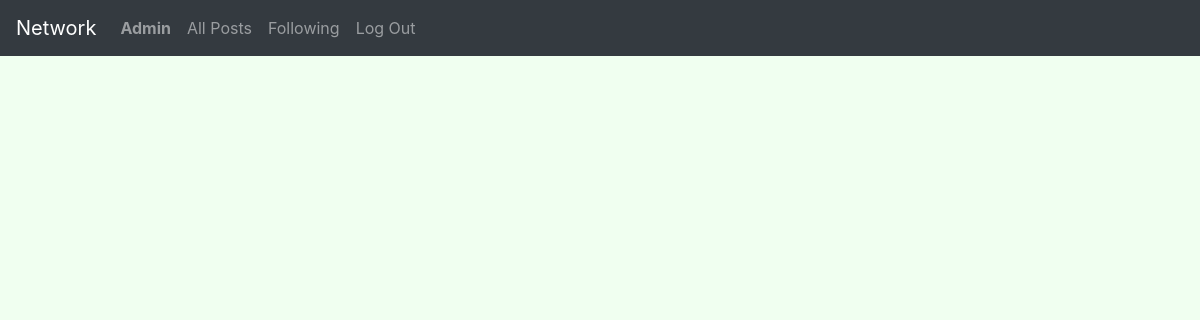
The app's page /following (signed in), older data.
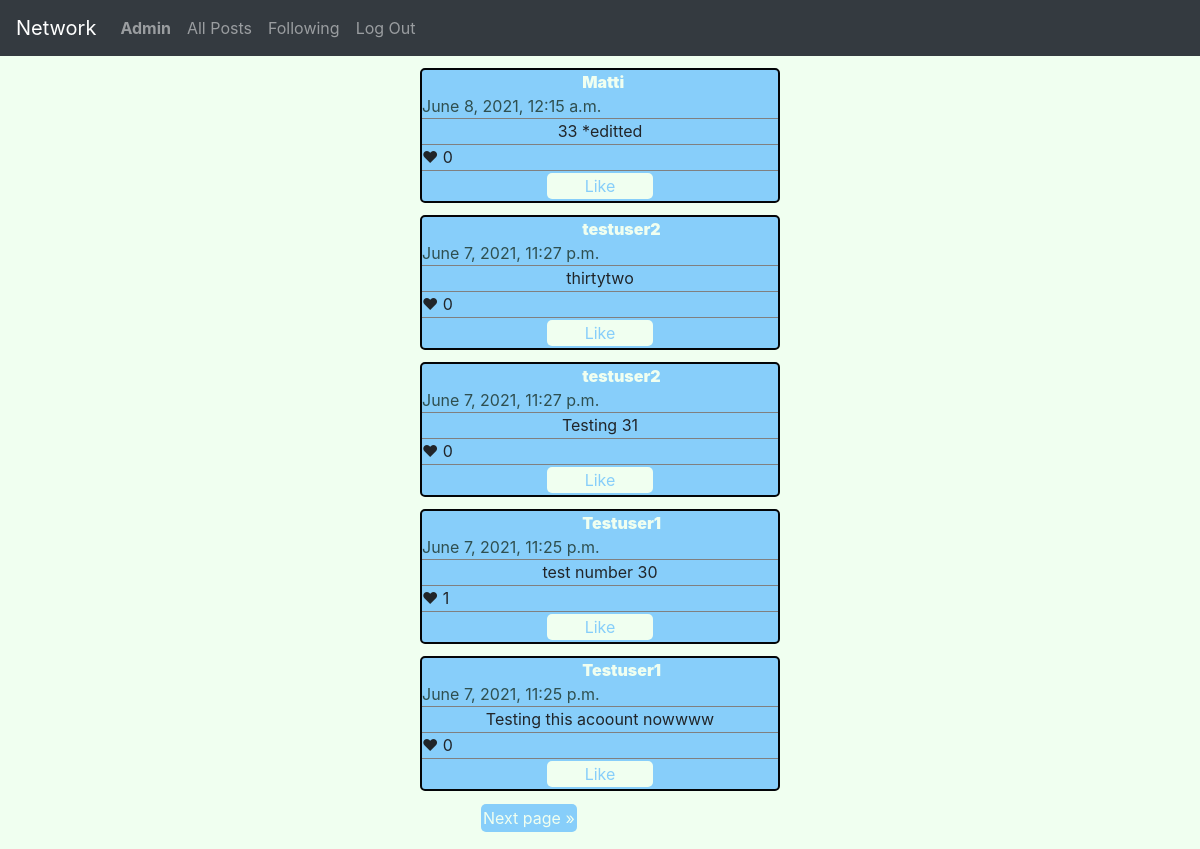
The same page, newer data.
### network/models.py (models this page shows, shortened)
class User(AbstractUser):
    def __str__(self):
        return self.username

class Post(models.Model):
    content = models.CharField(max_length=500)
    user = models.ForeignKey(User, on_delete=models.CASCADE)
    reactions = models.ManyToManyField(Reaction, blank=True)
    timestamp = models.DateTimeField(auto_now_add=True)
    likecount = models.IntegerField(default=0)

### network/views.py (the view)
# urls.py: path("following", views.followedposts, name="following")
@login_required
def followedposts(request):
    userLikes = Like.objects.filter(user=request.user)
    likedposts = []
    for like in userLikes:
        likedposts.append(like.post.id)
    followedAccounts = Follow.objects.filter(followingUser=request.user).values("followedUser")
    posts = Post.objects.filter(user__in=followedAccounts).order_by('-timestamp')
    p = Paginator(posts, paginationamount)
    page_number = request.GET.get('page')
    page_obj = p.get_page(page_number)
    return render(request, "network/index.html", {
        "page_obj" : page_obj, "likedposts" : likedposts
    })

### network/templates/network/index.html (shortened to what this page needs)
{% extends "network/layout.html" %}
{% load static %}
{% block body %}
    {% for post in page_obj %}
    <div class="post">
        <div class='namebar'>
            <div class="name"><strong><a href="/profile/{{post.user.id}}">{{post.user}}</a></strong></div>
        </div>
        <div class="time">{{post.timestamp}}</div>
        <div class="content">
            <div class="textcontent" id="content{{post.id}}">{{post.content}}</div>
        </div>
        <div class="likes" id="likes{{post.id}}" data-value={{post.likecount}}>
            &#x2764; {{post.likecount}}
        </div>
        <div class="likebar">
            <button class='like' value={{post.id}}>
                {% if post.id in likedposts %}
                <div style=color:red>Unlike</div>
                {% else %}
                Like
                {% endif %}
            </button>
        </div>
    </div>
    {% endfor %}
    <nav >
        <ul class="pagination">
            {% if page_obj.has_next %}
                <li class="page-item">
                    <a  href="?page={{ page_obj.next_page_number }}" aria-label="Next">Next page
                    <span aria-hidden="true">&raquo;</span>
                    </a>
                </li>
            {% endif %}
        </ul>
      </nav>
{% endblock %}

### network/templates/network/layout.html (shortened to what this page needs)
{% load static %}
<!DOCTYPE html>
<html lang="en">
    <head>
        <link rel="stylesheet" href="https://stackpath.bootstrapcdn.com/bootstrap/4.4.1/css/bootstrap.min.css">
        <link href="{% static 'network/styles.css' %}" rel="stylesheet">
    </head>
    <body>
        <nav class="navbar navbar-expand-lg navbar-dark bg-dark">
            <a class="navbar-brand" href="#">Network</a>
            <div>
              <ul class="navbar-nav mr-auto">
                {% if user.is_authenticated %}
                    <li class="nav-item">
                        <a class="nav-link" href="/profile/{{user.id}}"><strong>{{ user.username }}</strong></a>
                    </li>
                {% endif %}
                <li class="nav-item">
                  <a class="nav-link" href="{% url 'index' %}">All Posts</a>
                </li>
                {% if user.is_authenticated %}
                    <li class="nav-item">
                        <a class="nav-link" href="{% url 'following' %}">Following</a>
                    </li>
                    <li class="nav-item">
                        <a class="nav-link" href="{% url 'logout' %}">Log Out</a>
                    </li>
                {% endif %}
              </ul>
            </div>
          </nav>
        <div class="body">
            {% block body %}
            {% endblock %}
        </div>
    </body>
</html>

### network/static/network/styles.css (style rules this page uses)
body { background-color: honeydew; }
.post { width: 30%; margin-top: 1%; margin-bottom: 1%; margin-left: 35%; margin-right: 35%; background-color: lightskyblue; border: 2px rgb(3, 5, 7); border-style: solid; border-radius: 5px; }
.time { border-bottom: 1px solid grey; color: darkslategray; }
.namebar { text-align: center; display: flex; flex-wrap: wrap; }
.name { margin-left: 45%; margin-right: 45%; font-weight: bold; }
.content { text-align: center; margin-left: 5%; color: orange(59, 200, 247); background-color: grey(0, 140, 255); margin-right: 5%; }
.pagination { text-align: center; margin-left: 40%; margin-right: 40%; }
.page-item { color: honeydew; background-color: lightskyblue; border:1px black; border-radius: 5px; padding: 2px; margin: 1px; }
a { color: honeydew; }
button { margin:2px; margin-left: 10px; margin-right: 10px; padding:1px; background-color: honeydew; height: auto; border: 2px grey; border-radius: 5px; color: lightskyblue; width: 30%; }
.likebar { text-align: center; border-top: 1px solid grey; }
.likes { border-top: 1px solid grey; margin-top: 1px; margin-bottom: 1px; }

Row changes from the older to the newer data that the page shows:
added Post: user "Matti", timestamp "June 8, 2021, 12:15 a.m.", content "33 *editted", likecount "0", {{ post.id }} 41 (drawn), shows "Like"
added Post: user "testuser2", timestamp "June 7, 2021, 11:27 p.m.", content "thirtytwo", likecount "0", {{ post.id }} 40 (drawn), shows "Like"
added Post: user "testuser2", timestamp "June 7, 2021, 11:27 p.m.", content "Testing 31", likecount "0", {{ post.id }} 39 (drawn), shows "Like"
added Post: user "Testuser1", timestamp "June 7, 2021, 11:25 p.m.", content "test number 30", likecount "1", {{ post.id }} 38 (drawn), shows "Like"
added Post: user "Testuser1", timestamp "June 7, 2021, 11:25 p.m.", content "Testing this acoount nowwww", likecount "0", {{ post.id }} 37 (drawn), shows "Like"
Text that changed along with them:
text now shown: "Next page »"
